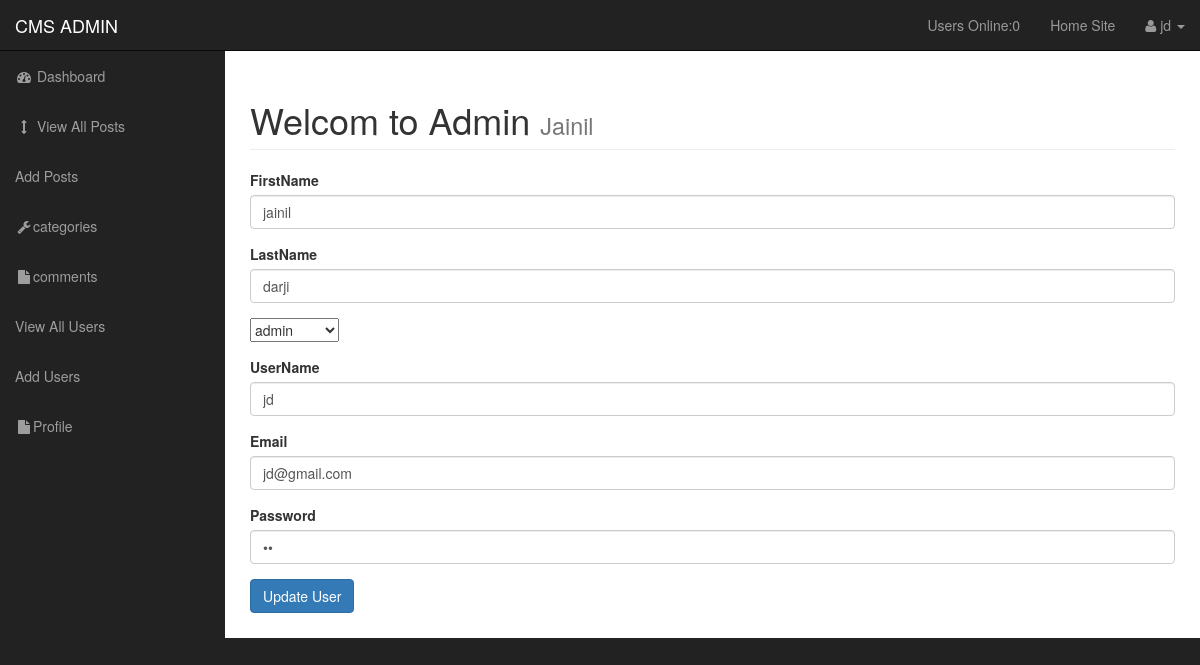
/admin/profile.php (signed in), run on the app's committed database.
### tables this page shows
CREATE TABLE `users` (
  `user_id` int(3) NOT NULL,
  `username` varchar(255) NOT NULL,
  `user_password` varchar(255) NOT NULL,
  `user_firstname` varchar(255) NOT NULL,
  `user_lastname` varchar(255) NOT NULL,
  `user_email` varchar(255) NOT NULL,
  `user_image` text NOT NULL,
  `user_role` varchar(255) NOT NULL,
  `randsalt` varchar(255) NOT NULL DEFAULT '$2y$10$iusesomecrazystring22'
);

### admin/profile.php (the view, shortened to what this page needs)
<?php
        include"includes/admin_header.php"
?>
 <?php
      if(isset($_SESSION['username'])){
           $username = $_SESSION['username'];
            $query = "SELECT * FROM users WHERE username = '{$username}' ";
            $select_user_profile_query =  mysqli_query($connection,$query);
            while($row = mysqli_fetch_array($select_user_profile_query)){
                 $username =$row['username'];
                 $user_password =$row['user_password'];
                 $user_firstname= $row['user_firstname'];
                 $user_lastname =$row['user_lastname'];
                 $user_email =$row['user_email'];
                 $user_role =$row['user_role'];
            }
        }
?>
<div id="wrapper">
           <?php
             include"includes/admin_navigation.php";
           ?>
        <div id="page-wrapper">
            <div class="container-fluid">
                <div class="row">
                    <div class="col-lg-12">
                        <h1 class="page-header">
                            Welcom to Admin
                            <small>Jainil</small>
                        </h1>
<form action="" method="post" enctype="multipart/form-data">
     <div class="form-group">
    <label  for="title">FirstName</label>
    <input  type="text" value="<?php echo $user_firstname; ?>" class="form-control" name="user_firstname">
    </div>
     <div class="form-group">
    <label  for="post_status">LastName</label>
    <input  type="text" value="<?php echo $user_lastname ?>" class="form-control" name="user_lastname">
    </div>
<div class="form-group">
   <select name="user_role" id="">
       <option value="subscriber"><?php echo $user_role ?></option>
    </select>
    </div>
     <div class="form-group">
    <label  for="post_tags"> UserName</label>
    <input  type="text" value="<?php echo $username; ?>"  class="form-control" name="username">
    </div>
    <div class="form-group">
    <label  for="post_content">Email</label>
  <input  type="email" value="<?php echo $user_email; ?>" class="form-control" name="user_email">
    </div>
    <div class="form-group">
    <label  for="post_content">Password</label>
  <input  type="password" value="<?php echo $user_password; ?>" class="form-control" name="user_password">
    </div>
    <div class="form-group">
    <input  type="submit" class="btn btn-primary" name="edit_user" value="Update User">
    </div>
</form>
                    </div>
                </div>
            </div>
        </div>
<?php
        include"includes/admin_footer.php"
?>

### admin/css/sb-admin.css (style rules this page uses)
body { margin-top: 100px; background-color: #222; }
@media (min-width:768px) { body { margin-top: 50px; } }
#wrapper { padding-left: 0; }
#page-wrapper { width: 100%; padding: 0; background-color: #fff; }
@media (min-width:768px) { #wrapper { padding-left: 225px; } }
@media (min-width:768px) { #page-wrapper { padding: 10px; } }

### data on the page
users: user_firstname "jainil", user_lastname "darji", user_role "admin", username "jd", user_email "jd@gmail.com"

### other printed values
users_online() "0"
$_SESSION['username'] "jd"
